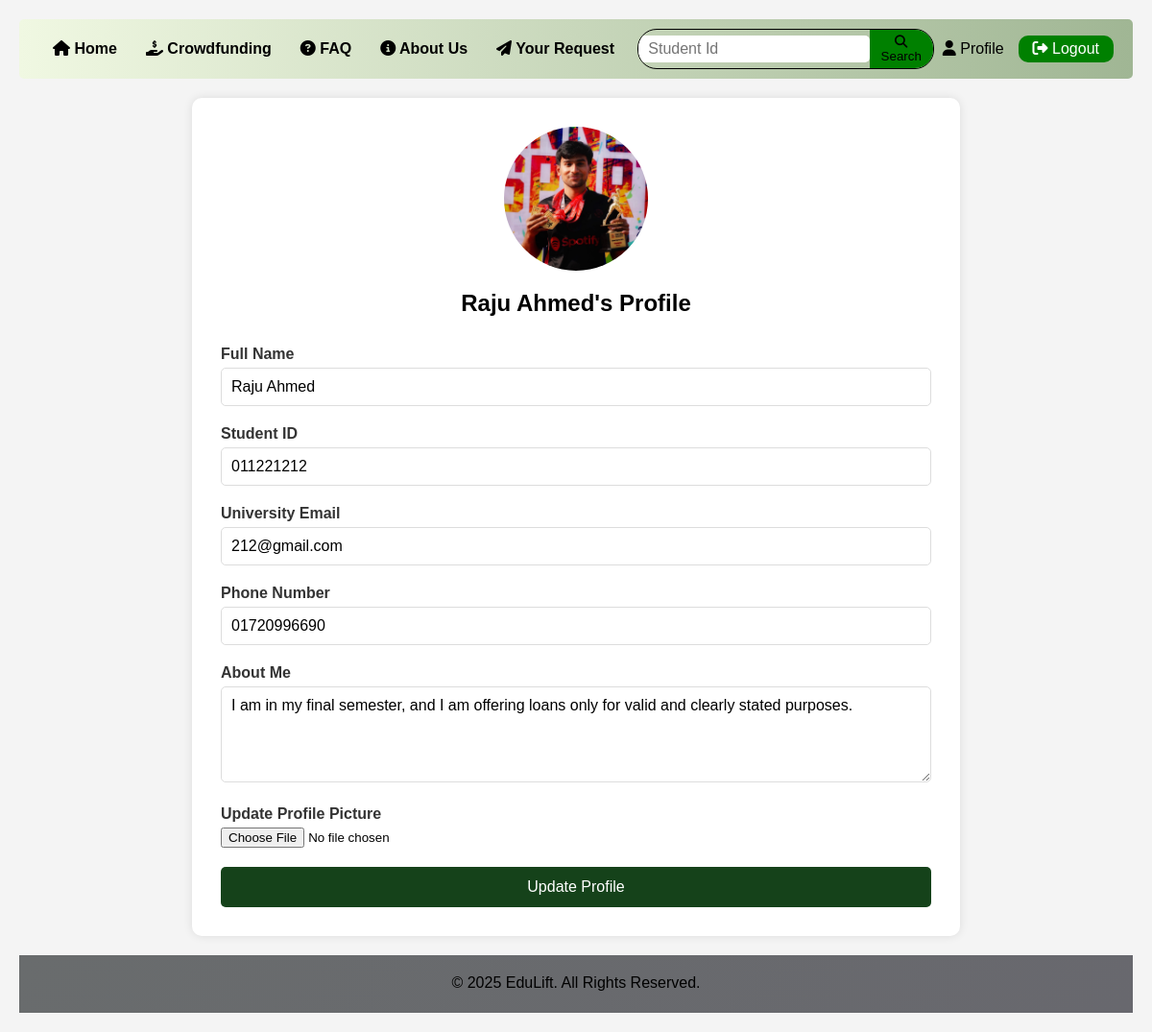
Screenshot of /lenderProfile.php (signed in) with the database file from the repository.
### tables this page shows
CREATE TABLE `lenders_signup` (
  `id` int(11) NOT NULL,
  `first_name` varchar(100) DEFAULT NULL,
  `student_id` varchar(50) DEFAULT NULL,
  `versity_email` varchar(100) DEFAULT NULL,
  `mobile` varchar(20) DEFAULT NULL,
  `profile_img` varchar(255) DEFAULT NULL,
  `about` text DEFAULT NULL,
  `password` varchar(255) DEFAULT NULL,
  `registered_at` timestamp NOT NULL DEFAULT current_timestamp()
);

### lenderProfile.php (the view, shortened to what this page needs)
<?php
include('db_connect.php');
$lender_id = $_SESSION['lender_id'];
$sql = "SELECT * FROM lenders_signup WHERE id = ?";
$stmt = $conn->prepare($sql);
$stmt->bind_param("i", $lender_id);
$stmt->execute();
$result = $stmt->get_result();
$lender = $result->fetch_assoc();
$lender['first_name'] = $lender['first_name'] ?? '';
$lender['student_id'] = $lender['student_id'] ?? '';
$lender['versity_email'] = $lender['versity_email'] ?? '';
$lender['mobile'] = $lender['mobile'] ?? '';
$lender['about'] = $lender['about'] ?? '';
$lender['profile_img'] = $lender['profile_img'] ?? 'default.jpg';
?>
<!DOCTYPE html>
<html lang="en">
<head>
    <link rel="stylesheet" href="https://cdnjs.cloudflare.com/ajax/libs/font-awesome/5.15.4/css/all.min.css">
</head>
<body>
    <?php include('templates/lenderHeader.php'); ?>
    <div class="profile-container">
        <div class="profile-header">
            <img src="images/<?php echo htmlspecialchars($lender['profile_img']); ?>" alt="Profile Picture" class="profile-picture">
            <h2><?php echo htmlspecialchars($lender['first_name']); ?>'s Profile</h2>
        </div>
        <form method="POST" enctype="multipart/form-data">
            <div class="form-group">
                <label for="first_name">Full Name</label>
                <input type="text" id="first_name" name="first_name" value="<?php echo htmlspecialchars($lender['first_name']); ?>" required>
            </div>
            <div class="form-group">
                <label for="student_id">Student ID</label>
                <input type="text" id="student_id" name="student_id" value="<?php echo htmlspecialchars($lender['student_id']); ?>" required>
            </div>
            <div class="form-group">
                <label for="versity_email">University Email</label>
                <input type="email" id="versity_email" name="versity_email" value="<?php echo htmlspecialchars($lender['versity_email']); ?>" required>
            </div>
            <div class="form-group">
                <label for="mobile">Phone Number</label>
                <input type="tel" id="mobile" name="mobile" value="<?php echo htmlspecialchars($lender['mobile']); ?>" required>
            </div>
            <div class="form-group">
                <label for="about">About Me</label>
                <textarea id="about" name="about"><?php echo htmlspecialchars($lender['about']); ?></textarea>
            </div>
            <div class="form-group">
                <label for="profile_pic">Update Profile Picture</label>
                <input type="file" id="profile_pic" name="profile_pic" accept="image/*">
            </div>
            <button type="submit" class="btn">Update Profile</button>
        </form>
    </div>
    <?php include('templates/footer.php'); ?>
</body>
</html>

### lenderProfile.php (style rules this page uses)
body { font-family: Arial, sans-serif; background-color: #f4f4f4; margin: 0; padding: 20px; }
.profile-container { max-width: 800px; margin: 20px auto; background: white; padding: 30px; border-radius: 10px; box-shadow: 0 0 10px rgba(0,0,0,0.1); }
.profile-header { text-align: center; margin-bottom: 30px; }
.profile-picture { width: 150px; height: 150px; border-radius: 50%; margin: 0 auto 20px; display: block; object-fit: cover; }
.form-group { margin-bottom: 20px; }
label { display: block; margin-bottom: 5px; font-weight: bold; color: #333; }
input[type="text"], input[type="email"], input[type="tel"], textarea { width: 100%; padding: 10px; border: 1px solid #ddd; border-radius: 5px; font-size: 16px; }
textarea { height: 100px; resize: vertical; }
.btn { background-color: #15421a; color: white; padding: 12px 20px; border: none; border-radius: 5px; cursor: pointer; font-size: 16px; width: 100%; }

### templates/lenderHeader.php (style rules this page uses)
* { margin: 0; padding: 0; box-sizing: border-box; font-family: Arial, sans-serif; }

### rows the page displays
lenders_signup: profile_img (picture), first_name "Raju Ahmed", student_id "011221212", versity_email "212@gmail.com", mobile "01720996690", about "I am in my final semester, and I am offering loans only for valid and clearly stated purposes."
